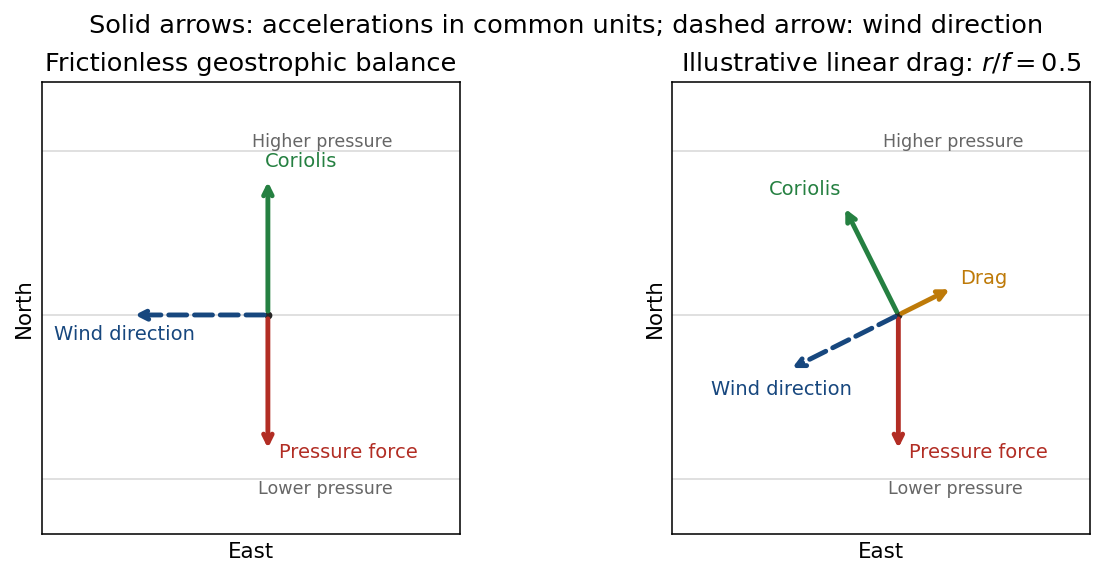

Source code (Python):
"""Original force directions in a local Northern Hemisphere model.
Python3.14/NumPy2.3/Matplotlib3.10. Write a PNG basename in cwd.
"""
import numpy as np
import matplotlib
matplotlib.use("Agg")
import matplotlib.pyplot as plt
plt.rcParams.update({"font.size":11,"figure.facecolor":"white","axes.facecolor":"white"})
fig,axes=plt.subplots(1,2,figsize=(9,4),layout="constrained")
for ax,r in zip(axes,[0.,.5]):
    f=1.;pressure=np.array([0.,-1.])
    u=np.linalg.solve(np.array([[r,-f],[f,r]]),pressure)
    cor=np.array([f*u[1],-f*u[0]])
    drag=-r*u
    for y in [-1.2,0,1.2]:ax.axhline(y,color="0.88",lw=1)
    ax.text(.91,1.20,"Higher pressure",ha="right",va="bottom",fontsize=9,color="0.4")
    ax.text(.91,-1.20,"Lower pressure",ha="right",va="top",fontsize=9,color="0.4")
    for vec,label,color,offset in [(pressure,"Pressure force", "#b22d24",(.08,-.04)),(cor,"Coriolis", "#258041",(-.02,.08))]:
        ax.annotate("",vec,(0,0),arrowprops={"arrowstyle":"->","lw":2.5,"color":color})
        ax.text(*(vec+offset),label,color=color,ha="right" if vec[0]<0 else "left",fontsize=10)
    if r:
        ax.annotate("",drag,(0,0),arrowprops={"arrowstyle":"->","lw":2.5,"color":"#be7a08"})
        ax.text(*(drag+np.array([.05,.03])),"Drag",color="#be7a08",fontsize=10)
    ax.annotate("",u,(0,0),arrowprops={"arrowstyle":"->","lw":2.5,"ls":"--","color":"#17477e"})
    ax.text(u[0]-.05,u[1]-.18,"Wind direction",ha="center",color="#17477e",fontsize=10)
    ax.plot(0,0,"o",color="0.15",ms=3)
    ax.set(xlim=(-1.65,1.4),ylim=(-1.6,1.7),xlabel="East",ylabel="North",xticks=[],yticks=[],title="Frictionless geostrophic balance" if not r else r"Illustrative linear drag: $r/f=0.5$")
    ax.set_aspect("equal")
fig.suptitle("Solid arrows: accelerations in common units; dashed arrow: wind direction")
fig.savefig("paper-1-ap2013-geostrophic-force-vectors.png",dpi=140,facecolor="white",bbox_inches="tight")
